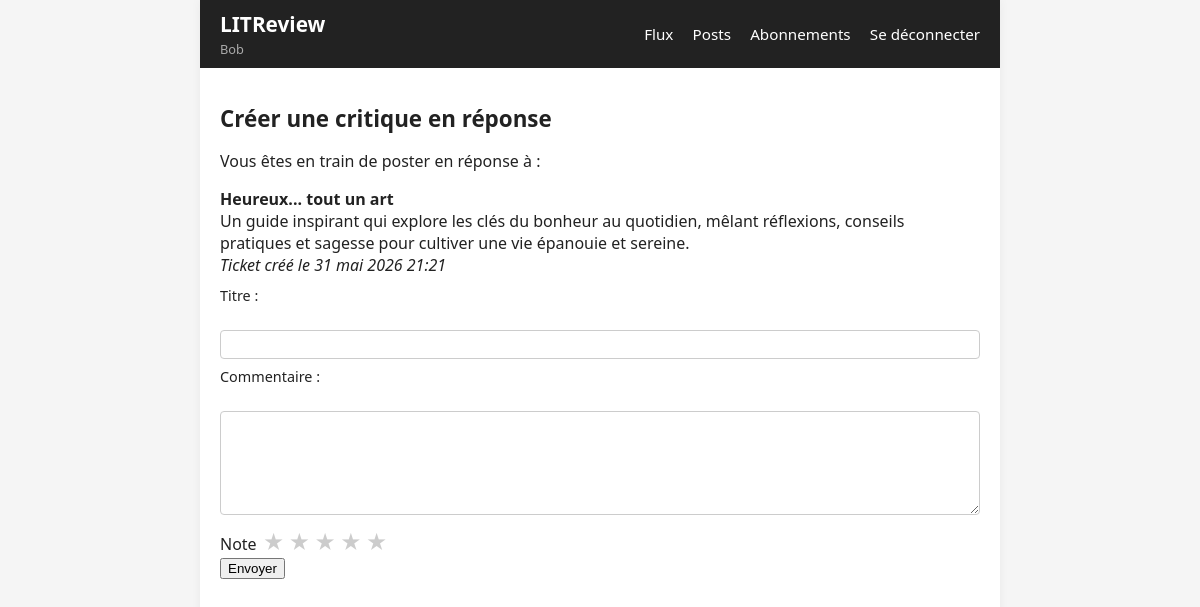
Page /tickets/18/review/ (signed in) on the committed database.
### authentication/models.py (models this page shows)
class User(AbstractUser):
    CREATOR = 'CREATOR'
    SUBSCRIBER = 'SUBSCRIBER'
    ROLE_CHOICES = (
        (CREATOR, 'Créateur'),
        (SUBSCRIBER, 'Abonné'),
    )
    profile_photo = models.ImageField(
        verbose_name='Photo de profil',
        blank=True,
        null=True,
    )
    role = models.CharField(
        max_length=30,
        choices=ROLE_CHOICES,
        verbose_name='Rôle',
        default=SUBSCRIBER,
    )

### blog/models.py (models this page shows, shortened)
class Ticket(models.Model):
    title = models.CharField(max_length=128)
    description = models.TextField(blank=True)
    image = models.ImageField(null=True, blank=True)
    user = models.ForeignKey(
        settings.AUTH_USER_MODEL,
        on_delete=models.CASCADE,
        related_name='tickets',
    )
    time_created = models.DateTimeField(auto_now_add=True)

### blog/views.py (the view)
# urls.py: path('tickets/<int:ticket_id>/review/', blog.views.review_reply, name='review_reply'),
@login_required
def review_reply(request, ticket_id):
    ticket = get_object_or_404(Ticket, id=ticket_id)
    if Review.objects.filter(ticket=ticket).exists():
        return redirect('feed')  # ou messages.error + redirect
    if request.method == "POST":
        review_form = ReviewForm(request.POST)
        if review_form.is_valid():
            review = review_form.save(commit=False)
            review.ticket = ticket
            review.user = request.user
            review.save()
            return redirect('feed')
    else:
        review_form = ReviewForm()
    context = {
        "ticket": ticket,
        "review_form": review_form,
    }
    return render(request, "blog/review_reply.html", context)

### blog/forms.py
class ReviewForm(forms.ModelForm):
    class Meta:
        model = Review
        fields = ["headline", "body", "rating"]
        labels = {
            "headline": "Titre",
            "rating": "Note",
            "body": "Commentaire",
        }
        widgets = {
            "body": forms.Textarea(attrs={"rows": 6, "cols": 60}),
        }

### blog/templates/blog/review_reply.html (shortened to what this page needs)
{% extends 'base.html' %}
{% block content %}
<h1>Créer une critique en réponse</h1>
<p>Vous êtes en train de poster en réponse à :</p>
<div>
    <strong>{{ ticket.title }}</strong><br>
    {{ ticket.description }}<br>
    <em>Ticket créé le {{ ticket.time_created }}</em>
</div>
<form method="post">
    {% include "blog/_review_form_fields.html" %}
    <button type="submit">Envoyer</button>
</form>
{% endblock content %}

### templates/base.html (shortened to what this page needs)
{% load static %}
<!DOCTYPE html>
<html lang="fr">
<head>
    <link rel="stylesheet" href="{% static 'style.css' %}">
</head>
<body>
    <div class="site-wrapper">
        <header class="site-header">
            <div class="site-header-left">
                <h1 class="site-title">LITReview</h1>
                {% if request.user.is_authenticated %}
                    <span class="nav-user">{{ request.user.username }}</span>
                {% endif %}
            </div>
            {% if request.user.is_authenticated %}
                <nav class="main-nav">
                    <a href="{% url 'feed' %}">Flux</a>
                    <a href="{% url 'posts_list' %}">Posts</a>
                    <a href="{% url 'subscriptions' %}">Abonnements</a>
                    <a href="{% url 'logout' %}">Se déconnecter</a>
                </nav>
            {% endif %}
        </header>
        <main class="page-content">
            {% block content %}{% endblock content %}
        </main>
    </div>
</body>
</html>

### litrevu/static/style.css (style rules this page uses)
body { font-family: system-ui, -apple-system, BlinkMacSystemFont, "Segoe UI", sans-serif; margin: 0; background-color: #f5f5f5; color: #222; }
.site-wrapper { max-width: 800px; margin: 0 auto; background-color: #fff; min-height: 100vh; box-shadow: 0 0 10px rgba(0,0,0,0.05); }
.site-header { background-color: #222; color: #fff; padding: 10px 20px; display: flex; align-items: center; justify-content: space-between; }
.site-title { margin: 0; font-size: 1.3rem; }
.site-header-left { display: flex; flex-direction: column; gap: 2px; }
.nav-user { color: #aaa; font-size: 0.8rem; }
.main-nav a { color: #fff; margin-left: 15px; text-decoration: none; font-size: 0.95rem; }
.page-content { padding: 20px 20px 40px; }
.page-content h1 { font-size: 1.4rem; margin-bottom: 15px; }
form { margin: 10px 0; }
label { display: block; margin-top: 8px; font-size: 0.9rem; }
input[type="text"], input[type="password"], input[type="file"], textarea, select { width: 100%; box-sizing: border-box; padding: 6px 8px; margin-top: 3px; border: 1px solid #ccc; border-radius: 4px; }

### rows in the picture
User: user.username "Bob"
Ticket: title "Heureux... tout un art", description "Un guide inspirant qui explore les clés du bonheur au quotidien, mêlant réflexions, conseils pratiques et sagesse pour cultiver une vie épanouie et sereine.", time_created "31 mai 2026 21:21"

### other values in the picture
{{ review_form.headline.label_tag }} "Titre :"
{{ review_form.body.label_tag }} "Commentaire :"
